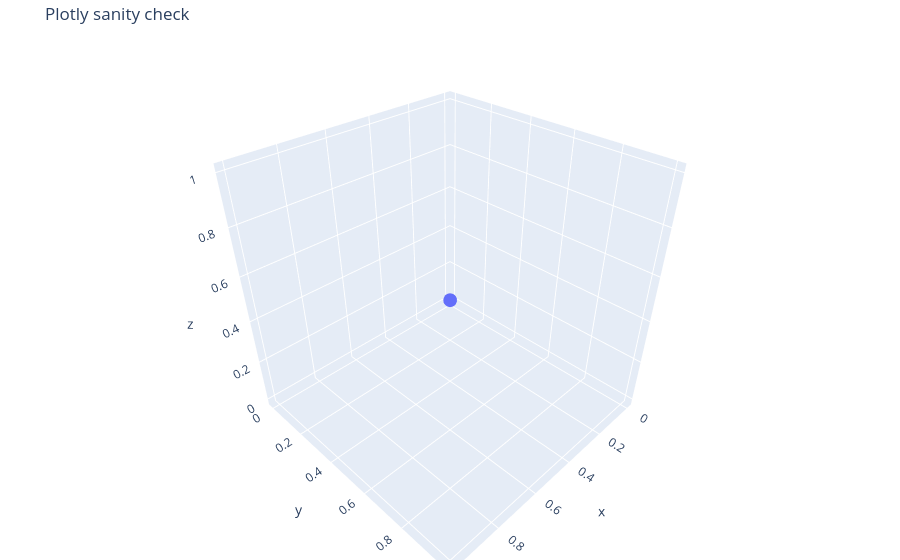

The notebook cell saved with this chart:
### Markdown cell above
## Environment sanity check

Run this cell first. It checks that required packages are installed and that widgets/Plotly render.

### Code cell
import importlib
import os
import sys

# If running in Google Colab, enable custom widgets and install extras as needed.
IN_COLAB = os.getenv("COLAB_RELEASE_TAG") is not None
if IN_COLAB:
    from google.colab import output
    output.enable_custom_widget_manager()
    !{sys.executable} -m pip install -q ipycanvas anywidget

required = ["numpy", "matplotlib", "ipywidgets", "plotly", "ipycanvas"]
optional = ["sympy", "anywidget"]

print("Checking required packages...")
missing = [p for p in required if importlib.util.find_spec(p) is None]
for p in required:
    print(("✓ " if p not in missing else "✗ ") + p)

if missing:
    raise ImportError(f"Missing required packages: {missing}")

print("Checking optional packages...")
for p in optional:
    print(("✓ " if importlib.util.find_spec(p) is not None else "○ ") + p)

print("Widget test (you should see a slider):")
import ipywidgets as widgets
from IPython.display import display
import plotly.graph_objects as go

display(widgets.IntSlider(description="Widget test"))

print("Plotly test (you should see a 3D chart):")
# Use a regular Figure instead of FigureWidget so this also works reliably in Colab.
test_fig = go.Figure(data=[go.Scatter3d(x=[0,1], y=[0,1], z=[0,1], mode="lines+markers")])
test_fig.update_layout(title="Plotly sanity check", margin=dict(l=0,r=0,t=40,b=0))
test_fig.show()

print("Sanity check complete.")

### Figure 1 — Plotly figure (JSON) as saved in the notebook; plotly's stock layout.template omitted (floating-point values rounded to 4 significant figures)
{"data": [{"mode": "lines+markers", "type": "scatter3d", "x": [0, 1], "y": [0, 1], "z": [0, 1]}], "layout": {"margin": {"b": 0, "l": 0, "r": 0, "t": 40}, "title": {"text": "Plotly sanity check"}}}
